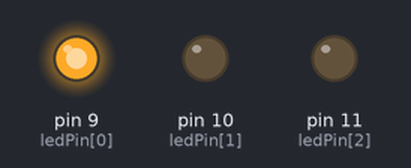
A sketch run on a simulated Arduino Uno, built with avr-gcc and run on an emulated ATmega328P. On the bench: output pins drawn as LEDs (lit = HIGH).

Above: at 4.06 s.
At 13.23 s:
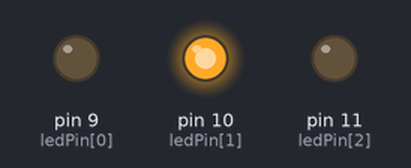
At 23.06 s:
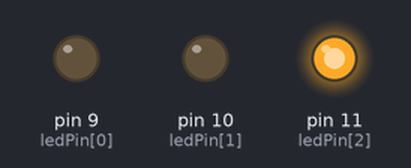
Timing chart, 0 to 40.0 s (numbered marks = the images above):
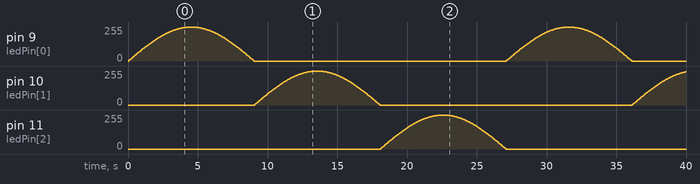

The sketch:

mood_lamp.ino
```cpp
// LEDs pulsantes (rgb)

byte ledPin[] = {9, 10, 11}; // PWM only
byte i = 0;

int ledVal;
float sinVal;

void setup()
{
  pinMode(ledPin, OUTPUT);
}

void loop()
{
  pulse(ledPin[i]);
  i += 1;
  if(i > 2) i = 0;
}

void pulse(byte ledPin)
{
  for(int x=0; x<180; x++)
  {
    // converte graus para radianos, obtém o valor do seno
    sinVal = (sin(x * (3.1416 / 180)));
    ledVal = int(sinVal * 255);
    analogWrite(ledPin, ledVal);
    //analogWrite(9, ledVal);
    //analogWrite(10, ledVal);
    //analogWrite(11, ledVal);
    delay(50);
  }
  digitalWrite(ledPin, LOW);
}
```

Measured:
- by itself, pin 11 (ledPin[2]): rises from 0/255 to 255/255 in 4.5 s, then falls to 0/255 in 4.5 s
